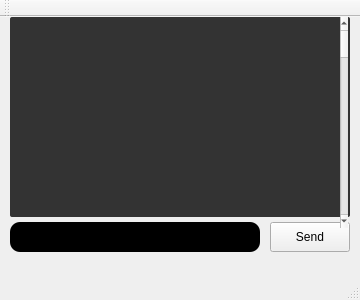
<?xml version="1.0" encoding="UTF-8"?>
<ui version="4.0">
 <class>MainWindow</class>
 <widget class="QMainWindow" name="MainWindow">
  <property name="geometry">
   <rect>
    <x>0</x>
    <y>0</y>
    <width>360</width>
    <height>300</height>
   </rect>
  </property>
  <property name="windowTitle">
   <string>Chat</string>
  </property>
  <property name="inputMethodHints">
   <set>Qt::ImhNone</set>
  </property>
  <widget class="QWidget" name="centralWidget">
   <widget class="TextEdit" name="textEdit">
    <property name="geometry">
     <rect>
      <x>10</x>
      <y>205</y>
      <width>250</width>
      <height>30</height>
     </rect>
    </property>
    <property name="styleSheet">
     <string notr="true">background-color: black;
color: white;
border-radius: 10px;</string>
    </property>
   </widget>
   <widget class="QPushButton" name="sendButton">
    <property name="geometry">
     <rect>
      <x>270</x>
      <y>205</y>
      <width>80</width>
      <height>30</height>
     </rect>
    </property>
    <property name="styleSheet">
     <string notr="true"/>
    </property>
    <property name="text">
     <string>Send</string>
    </property>
   </widget>
   <widget class="QListWidget" name="listWidget">
    <property name="geometry">
     <rect>
      <x>10</x>
      <y>0</y>
      <width>340</width>
      <height>200</height>
     </rect>
    </property>
    <property name="palette">
     <palette>
      <active>
       <colorrole role="WindowText">
        <brush brushstyle="SolidPattern">
         <color alpha="255">
          <red>255</red>
          <green>255</green>
          <blue>255</blue>
         </color>
        </brush>
       </colorrole>
       <colorrole role="Button">
        <brush brushstyle="SolidPattern">
         <color alpha="255">
          <red>51</red>
          <green>51</green>
          <blue>51</blue>
         </color>
        </brush>
       </colorrole>
       <colorrole role="Text">
        <brush brushstyle="SolidPattern">
         <color alpha="255">
          <red>255</red>
          <green>255</green>
          <blue>255</blue>
         </color>
        </brush>
       </colorrole>
       <colorrole role="ButtonText">
        <brush brushstyle="SolidPattern">
         <color alpha="255">
          <red>255</red>
          <green>255</green>
          <blue>255</blue>
         </color>
        </brush>
       </colorrole>
       <colorrole role="Base">
        <brush brushstyle="SolidPattern">
         <color alpha="255">
          <red>51</red>
          <green>51</green>
          <blue>51</blue>
         </color>
        </brush>
       </colorrole>
       <colorrole role="Window">
        <brush brushstyle="SolidPattern">
         <color alpha="255">
          <red>51</red>
          <green>51</green>
          <blue>51</blue>
         </color>
        </brush>
       </colorrole>
      </active>
      <inactive>
       <colorrole role="WindowText">
        <brush brushstyle="SolidPattern">
         <color alpha="255">
          <red>255</red>
          <green>255</green>
          <blue>255</blue>
         </color>
        </brush>
       </colorrole>
       <colorrole role="Button">
        <brush brushstyle="SolidPattern">
         <color alpha="255">
          <red>51</red>
          <green>51</green>
          <blue>51</blue>
         </color>
        </brush>
       </colorrole>
       <colorrole role="Text">
        <brush brushstyle="SolidPattern">
         <color alpha="255">
          <red>255</red>
          <green>255</green>
          <blue>255</blue>
         </color>
        </brush>
       </colorrole>
       <colorrole role="ButtonText">
        <brush brushstyle="SolidPattern">
         <color alpha="255">
          <red>255</red>
          <green>255</green>
          <blue>255</blue>
         </color>
        </brush>
       </colorrole>
       <colorrole role="Base">
        <brush brushstyle="SolidPattern">
         <color alpha="255">
          <red>51</red>
          <green>51</green>
          <blue>51</blue>
         </color>
        </brush>
       </colorrole>
       <colorrole role="Window">
        <brush brushstyle="SolidPattern">
         <color alpha="255">
          <red>51</red>
          <green>51</green>
          <blue>51</blue>
         </color>
        </brush>
       </colorrole>
      </inactive>
      <disabled>
       <colorrole role="WindowText">
        <brush brushstyle="SolidPattern">
         <color alpha="255">
          <red>255</red>
          <green>255</green>
          <blue>255</blue>
         </color>
        </brush>
       </colorrole>
       <colorrole role="Button">
        <brush brushstyle="SolidPattern">
         <color alpha="255">
          <red>51</red>
          <green>51</green>
          <blue>51</blue>
         </color>
        </brush>
       </colorrole>
       <colorrole role="Text">
        <brush brushstyle="SolidPattern">
         <color alpha="255">
          <red>255</red>
          <green>255</green>
          <blue>255</blue>
         </color>
        </brush>
       </colorrole>
       <colorrole role="ButtonText">
        <brush brushstyle="SolidPattern">
         <color alpha="255">
          <red>255</red>
          <green>255</green>
          <blue>255</blue>
         </color>
        </brush>
       </colorrole>
       <colorrole role="Base">
        <brush brushstyle="SolidPattern">
         <color alpha="255">
          <red>51</red>
          <green>51</green>
          <blue>51</blue>
         </color>
        </brush>
       </colorrole>
       <colorrole role="Window">
        <brush brushstyle="SolidPattern">
         <color alpha="255">
          <red>51</red>
          <green>51</green>
          <blue>51</blue>
         </color>
        </brush>
       </colorrole>
      </disabled>
     </palette>
    </property>
    <property name="acceptDrops">
     <bool>false</bool>
    </property>
    <property name="styleSheet">
     <string notr="true">background-color: #333333;
color: white;
border-radius: 2px;
</string>
    </property>
    <property name="frameShadow">
     <enum>QFrame::Sunken</enum>
    </property>
    <property name="lineWidth">
     <number>1</number>
    </property>
    <property name="verticalScrollBarPolicy">
     <enum>Qt::ScrollBarAsNeeded</enum>
    </property>
    <property name="autoScroll">
     <bool>true</bool>
    </property>
    <property name="autoScrollMargin">
     <number>8</number>
    </property>
    <property name="dragDropMode">
     <enum>QAbstractItemView::NoDragDrop</enum>
    </property>
    <property name="verticalScrollMode">
     <enum>QAbstractItemView::ScrollPerItem</enum>
    </property>
    <property name="movement">
     <enum>QListView::Static</enum>
    </property>
    <property name="flow">
     <enum>QListView::TopToBottom</enum>
    </property>
    <property name="isWrapping" stdset="0">
     <bool>false</bool>
    </property>
   </widget>
   <widget class="QScrollBar" name="verticalScrollBar">
    <property name="geometry">
     <rect>
      <x>340</x>
      <y>0</y>
      <width>8</width>
      <height>211</height>
     </rect>
    </property>
    <property name="styleSheet">
     <string notr="true"/>
    </property>
    <property name="orientation">
     <enum>Qt::Vertical</enum>
    </property>
   </widget>
  </widget>
  <widget class="QMenuBar" name="menuBar">
   <property name="geometry">
    <rect>
     <x>0</x>
     <y>0</y>
     <width>360</width>
     <height>21</height>
    </rect>
   </property>
  </widget>
  <widget class="QToolBar" name="mainToolBar">
   <attribute name="toolBarArea">
    <enum>TopToolBarArea</enum>
   </attribute>
   <attribute name="toolBarBreak">
    <bool>false</bool>
   </attribute>
  </widget>
  <widget class="QStatusBar" name="statusBar"/>
 </widget>
 <layoutdefault spacing="6" margin="11"/>
 <customwidgets>
  <customwidget>
   <class>TextEdit</class>
   <extends>QTextEdit</extends>
   <header location="global">textedit.h</header>
  </customwidget>
 </customwidgets>
 <resources/>
 <connections/>
</ui>
